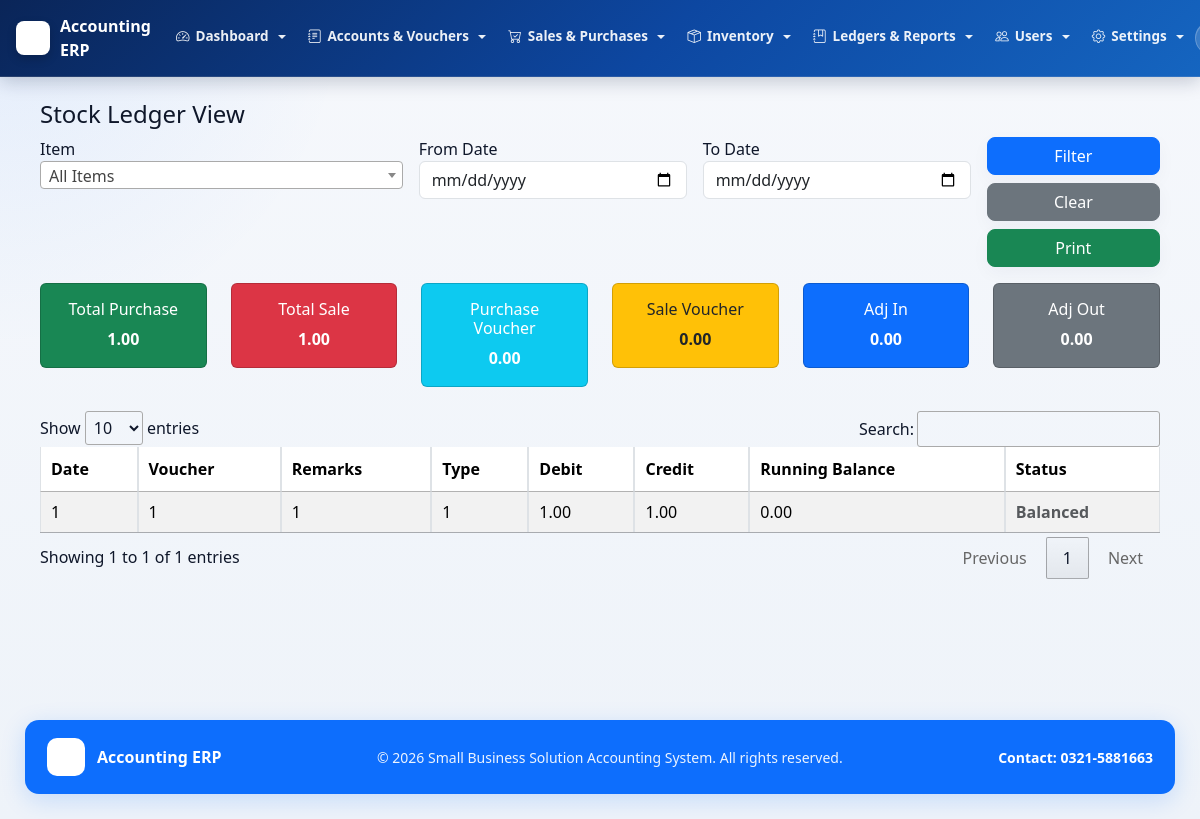
The page /admin/ledgre/stock_ledgre.php (signed in) on the database its author committed.
### tables this page shows
CREATE TABLE `company_settings` (
  `id` int(11) NOT NULL,
  `company_name` varchar(255) NOT NULL,
  `tagline` varchar(255) NOT NULL,
  `contact` varchar(100) NOT NULL,
  `address` varchar(255) NOT NULL,
  `email` varchar(255) NOT NULL,
  `logo_path` varchar(255) NOT NULL,
  `prepared_by_label` varchar(100) NOT NULL,
  `checked_by_label` varchar(100) NOT NULL,
  `approved_by_label` varchar(100) NOT NULL,
  `print_footer` varchar(255) NOT NULL,
  `system_activity_retention_months` int(11) NOT NULL DEFAULT 0,
  `approval_history_retention_months` int(11) NOT NULL DEFAULT 0,
  `updated_at` datetime NOT NULL DEFAULT current_timestamp() ON UPDATE current_timestamp(),
  PRIMARY KEY (`id`)
);

### admin/ledgre/stock_ledgre.php (the view, shortened to what the rows shown need)
<?php
include "../../includes/header.php";
$data = [];
$opening_balance = 0;
$where = " WHERE 1=1 ";
$sql = "SELECT * FROM STOCK_LEDGRE
        $where
        ORDER BY DATE(record_date) ASC, voucher_no ASC";
$result = mysqli_query($conn,$sql);
$running = $opening_balance;
if($result){
    while($row = mysqli_fetch_assoc($result)){
        $running += ($row['purchase_qty'] - $row['sale_qty']);
        $row['running_balance'] = $running;
        $row['remarks'] = $row['remarks'] ?? (($row['item_name'] ?? '') !== '' ? $row['item_name'] : '');
        $row['balance_type'] = $running > 0 ? 'In Stock' : ($running < 0 ? 'Short' : 'Balanced');
        $data[] = $row;
    }
}
?>
<link rel="stylesheet" href="/accounting-system/assets/css/jquery.dataTables.min.css">
<link rel="stylesheet" href="/accounting-system/assets/css/select2.min.css">
<div class="container-fluid mt-4">
<table id="ledgerTable" class="table table-bordered table-striped">
<thead>
<tr>
<th>Date</th>
<th>Voucher</th>
<th>Remarks</th>
<th>Type</th>
<th>Debit</th>
<th>Credit</th>
<th>Running Balance</th>
<th>Status</th>
</tr>
</thead>
<tbody>
<?php foreach($data as $row): ?>
<?php $statusClass = (($row['balance_type'] ?? '') === 'In Stock') ? 'text-success fw-bold' : ((($row['balance_type'] ?? '') === 'Short') ? 'text-danger fw-bold' : 'text-muted fw-bold'); ?>
<tr class="<?= ($row['print_voucher']=='Previous Balance') ? 'table-warning fw-bold' : '' ?>">
<td><?= $row['record_date'] ?></td>
<td><?= $row['print_voucher'] ?></td>
<td><?= htmlspecialchars($row['remarks'] ?? '') ?></td>
<td><?= $row['voucher_type'] ?></td>
<td><?= number_format($row['purchase_qty'],2) ?></td>
<td><?= number_format($row['sale_qty'],2) ?></td>
<td><?= number_format($row['running_balance'],2) ?></td>
<td class="<?= $statusClass ?>"><?= htmlspecialchars($row['balance_type'] ?? '') ?></td>
</tr>
<?php endforeach; ?>
</tbody>
</table>
</div>
<?php include "../../includes/footer.php"; ?>

### includes/header.php (shortened to what the rows shown need)
<?php
require_once __DIR__ . "/rbac.php";
require_once __DIR__ . "/branding.php";
$base_url = "/accounting-system/";
$branding = get_branding_settings();
$minimal_layout = isset($minimal_layout) && $minimal_layout;
?>
<!DOCTYPE html>
<html lang="en">
<head>
<link href="<?php echo $base_url; ?>assets/css/bootstrap.min.css" rel="stylesheet">
<link href="<?php echo $base_url; ?>assets/bootstrap-icons-1.13.1/font/bootstrap-icons.css" rel="stylesheet">
</head>
<body>
<?php if (!$minimal_layout): ?>
<nav class="navbar navbar-expand-lg fixed-top-nav navbar-dark">
    <div class="container-fluid px-3">
        <a class="navbar-brand-erp" href="<?php echo $base_url; ?>admin/dashboard/dashboard.php">
            <?php if (!empty($branding['logo_url'])): ?>
                <img src="<?php echo htmlspecialchars($branding['logo_url']); ?>" alt="Logo" class="brand-logo-img">
            <?php endif; ?>
            <span class="d-none d-sm-inline"><?php echo htmlspecialchars($branding['company_name']); ?></span>
        </a>
        <div class="collapse navbar-collapse" id="topNavbarCollapse">
            <?php if (isset($_SESSION['user_id'])): ?>
            <?php
            $canDashboard          = rbac_can_access('dashboard_home');
            $canAiDashboard        = rbac_can_access('dashboard_ai');
            $canBackup             = rbac_can_access('database_backup');
            $canCompanySettings    = rbac_can_access('company_settings_page');
            $canPeriodClosing      = rbac_can_access('period_closing_page');
            $canRecycleBin         = rbac_can_access('recycle_bin_page');
            $canSystemActivity     = rbac_can_access('system_activity_page');
            $canApprovalHistory    = rbac_can_access('approval_history_page');
            $canUsersPage          = rbac_can_access('users_page');
            $canRolesPage          = rbac_can_access('roles_page');
            $canUserRolesPage      = rbac_can_access('user_roles_page');
            $canRolePermissionsPage= rbac_can_access('role_permissions_page');
            $canAccountLedger      = rbac_can_access('account_ledger');
            $canTrialBalance       = rbac_can_access('trial_balance');
            $canChartOfAccounts    = rbac_can_access('chart_of_accounts');
            $canOpeningBalance     = rbac_can_access('opening_balance');
            $canPaymentVoucherAdd  = rbac_can_access('payment_voucher_add');
            $canPaymentVoucherList = rbac_can_access('payment_voucher_list');
            $canReceiptVoucherAdd  = rbac_can_access('receipt_voucher_add');
            $canReceiptVoucherList = rbac_can_access('receipt_voucher_list');
            $canGeneralVoucherAdd  = rbac_can_access('general_voucher_add');
            $canGeneralVoucherList = rbac_can_access('general_voucher_list');
            $canCashBook           = rbac_can_access('cash_book');
            $canBankBook           = rbac_can_access('bank_book');
            $canCategoriesPage     = rbac_can_access('categories_page');
            $canInventoryPage      = rbac_can_access('inventory_page');
            $canStockAdjustmentAdd = rbac_can_access('stock_adjustment_add');
            $canStockAdjustmentList= rbac_can_access('stock_adjustment_list');
            $canStockLedger        = rbac_can_access('stock_ledger');
            $canPurchaseAdd        = rbac_can_access('purchase_add');
            $canPurchaseList       = rbac_can_access('purchase_list');
            $canPurchaseLedger     = rbac_can_access('purchase_ledger');
            $canSaleAdd            = rbac_can_access('sale_add');
            $canSaleList           = rbac_can_access('sale_list');
            $canSaleLedger         = rbac_can_access('sale_ledger');
            ?>
            <ul class="navbar-nav me-auto mb-2 mb-lg-0">
                <?php if ($canDashboard || $canAiDashboard): ?>
                <li class="nav-item dropdown">
                    <a class="nav-link dropdown-toggle" href="#" id="navDashboard" role="button" data-bs-toggle="dropdown" aria-expanded="false">
                        <i class="bi bi-speedometer2"></i> Dashboard
                    </a>
                </li>
                <?php endif; ?>
                <?php if ($canChartOfAccounts || $canOpeningBalance || $canPaymentVoucherAdd || $canPaymentVoucherList || $canReceiptVoucherAdd || $canReceiptVoucherList || $canGeneralVoucherAdd || $canGeneralVoucherList): ?>
                <li class="nav-item dropdown">
                    <a class="nav-link dropdown-toggle" href="#" id="navAccounts" role="button" data-bs-toggle="dropdown" aria-expanded="false">
                        <i class="bi bi-journal-text"></i> Accounts &amp; Vouchers
                    </a>
                </li>
                <?php endif; ?>
                <?php if ($canSaleAdd || $canSaleList || $canPurchaseAdd || $canPurchaseList): ?>
                <li class="nav-item dropdown">
                    <a class="nav-link dropdown-toggle" href="#" id="navSales" role="button" data-bs-toggle="dropdown" aria-expanded="false">
                        <i class="bi bi-cart-check"></i> Sales &amp; Purchases
                    </a>
                </li>
                <?php endif; ?>
                <?php if ($canInventoryPage || $canCategoriesPage || $canStockAdjustmentAdd || $canStockAdjustmentList): ?>
                <li class="nav-item dropdown">
                    <a class="nav-link dropdown-toggle" href="#" id="navInventory" role="button" data-bs-toggle="dropdown" aria-expanded="false">
                        <i class="bi bi-box-seam"></i> Inventory
                    </a>
                </li>
                <?php endif; ?>
                <?php if ($canTrialBalance || $canAccountLedger || $canCashBook || $canBankBook || $canSaleLedger || $canPurchaseLedger || $canStockLedger): ?>
                <li class="nav-item dropdown">
                    <a class="nav-link dropdown-toggle" href="#" id="navReports" role="button" data-bs-toggle="dropdown" aria-expanded="false">
                        <i class="bi bi-journal-bookmark"></i> Ledgers &amp; Reports
                    </a>
                </li>
                <?php endif; ?>
                <?php if ($canUsersPage || $canRolesPage || $canUserRolesPage || $canRolePermissionsPage): ?>
                <li class="nav-item dropdown">
                    <a class="nav-link dropdown-toggle" href="#" id="navUsers" role="button" data-bs-toggle="dropdown" aria-expanded="false">
                        <i class="bi bi-people"></i> Users
                    </a>
                </li>
                <?php endif; ?>
                <?php if ($canCompanySettings || $canPeriodClosing || $canApprovalHistory || $canSystemActivity || $canRecycleBin || $canBackup): ?>
                <li class="nav-item dropdown">
                    <a class="nav-link dropdown-toggle" href="#" id="navSettings" role="button" data-bs-toggle="dropdown" aria-expanded="false">
                        <i class="bi bi-gear"></i> Settings
                    </a>
                </li>
                <?php endif; ?>
            </ul>
            <div class="d-flex align-items-center gap-2 py-2 py-lg-0">
                <span class="user-badge-nav d-none d-md-inline-flex align-items-center">
                </span>
            </div>
            <?php endif; ?>
        </div>
    </div>
</nav>
<?php endif; ?>
<div class="content">

### includes/footer.php
<?php
require_once __DIR__ . "/branding.php";
$branding = get_branding_settings();
?>
</div>
<?php if (empty($minimal_layout)): ?>
<footer style="margin-left:0;padding:0 25px 25px;">
    <div style="background:#0d6efd;border-radius:14px;padding:18px 22px;box-shadow:0 6px 24px rgba(13,110,253,0.18);display:flex;justify-content:space-between;align-items:center;gap:12px;flex-wrap:wrap;">
        <div style="display:flex;align-items:center;gap:12px;color:#ffffff;font-weight:700;">
            <?php if (!empty($branding['logo_url'])): ?>
                <img src="<?php echo htmlspecialchars($branding['logo_url']); ?>" alt="Logo" style="width:38px;height:38px;object-fit:contain;border-radius:10px;background:#ffffff;padding:5px;">
            <?php endif; ?>
            <span><?php echo htmlspecialchars($branding['company_name']); ?></span>
        </div>
        <div style="color:rgba(255,255,255,0.92);font-size:14px;">
            &copy; <?php echo date("Y"); ?> <?php echo htmlspecialchars($branding['tagline']); ?>. All rights reserved.
        </div>
        <div style="color:#ffffff;font-weight:600;font-size:14px;">
            Contact: <?php echo htmlspecialchars($branding['contact']); ?>
        </div>
    </div>
</footer>
<?php endif; ?>
</body>
</html>

### rows shown on the page
company_settings: company_name "Accounting ERP", id "1", id "1.00", running_balance "0.00", balance_type "Balanced", tagline "Small Business Solution Accounting System", contact "0321-5881663"

### other values the page prints
$total_purchase "1.00"
$total_sale "1.00"
$total_pvoucher "0.00"
$total_svoucher "0.00"
$total_adj_in "0.00"
$total_adj_out "0.00"
